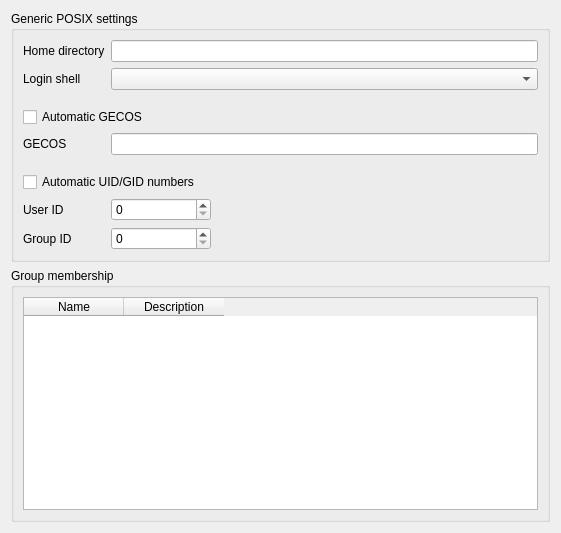
<?xml version="1.0" encoding="UTF-8"?>
<ui version="4.0">
 <class>posixAccount</class>
 <widget class="QWidget" name="posixAccount">
  <property name="geometry">
   <rect>
    <x>0</x>
    <y>0</y>
    <width>561</width>
    <height>533</height>
   </rect>
  </property>
  <property name="sizePolicy">
   <sizepolicy hsizetype="Preferred" vsizetype="Preferred">
    <horstretch>0</horstretch>
    <verstretch>0</verstretch>
   </sizepolicy>
  </property>
  <property name="windowTitle">
   <string>POSIX</string>
  </property>
  <property name="windowIcon">
   <iconset>
    <normaloff>:/images/user-posix.png</normaloff>:/images/user-posix.png</iconset>
  </property>
  <layout class="QVBoxLayout" name="verticalLayout_2">
   <item>
    <widget class="QGroupBox" name="posixBox">
     <property name="sizePolicy">
      <sizepolicy hsizetype="Preferred" vsizetype="Minimum">
       <horstretch>0</horstretch>
       <verstretch>0</verstretch>
      </sizepolicy>
     </property>
     <property name="title">
      <string>Generic POSIX settings</string>
     </property>
     <layout class="QGridLayout" name="gridLayout_2">
      <item row="0" column="0">
       <layout class="QFormLayout" name="formLayout_3">
        <property name="labelAlignment">
         <set>Qt::AlignLeading|Qt::AlignLeft|Qt::AlignTop</set>
        </property>
        <item row="0" column="0">
         <widget class="QLabel" name="homeDirectoryLabel">
          <property name="text">
           <string>Home directory</string>
          </property>
          <property name="buddy">
           <cstring>homeDirectoryEdit</cstring>
          </property>
         </widget>
        </item>
        <item row="0" column="1">
         <widget class="QLineEdit" name="homeDirectoryEdit"/>
        </item>
        <item row="1" column="0">
         <widget class="QLabel" name="loginShellLabel">
          <property name="text">
           <string>Login shell</string>
          </property>
          <property name="buddy">
           <cstring>loginShellEdit</cstring>
          </property>
         </widget>
        </item>
        <item row="1" column="1">
         <widget class="QComboBox" name="loginShellEdit"/>
        </item>
        <item row="4" column="0">
         <widget class="QLabel" name="gecosLabel">
          <property name="text">
           <string>GECOS</string>
          </property>
          <property name="buddy">
           <cstring>gecosEdit</cstring>
          </property>
         </widget>
        </item>
        <item row="4" column="1">
         <widget class="QLineEdit" name="gecosEdit"/>
        </item>
        <item row="5" column="0">
         <spacer name="verticalSpacer_2">
          <property name="orientation">
           <enum>Qt::Vertical</enum>
          </property>
          <property name="sizeType">
           <enum>QSizePolicy::Fixed</enum>
          </property>
          <property name="sizeHint" stdset="0">
           <size>
            <width>20</width>
            <height>5</height>
           </size>
          </property>
         </spacer>
        </item>
        <item row="6" column="0" colspan="2">
         <widget class="QCheckBox" name="autoIDs">
          <property name="text">
           <string>Automatic UID/GID numbers</string>
          </property>
         </widget>
        </item>
        <item row="7" column="0">
         <widget class="QLabel" name="uidNumberLabel">
          <property name="text">
           <string>User ID</string>
          </property>
          <property name="buddy">
           <cstring>uidNumberEdit</cstring>
          </property>
         </widget>
        </item>
        <item row="7" column="1">
         <widget class="QSpinBox" name="uidNumberEdit">
          <property name="maximumSize">
           <size>
            <width>100</width>
            <height>16777215</height>
           </size>
          </property>
         </widget>
        </item>
        <item row="8" column="0">
         <widget class="QLabel" name="gidNumberLabel">
          <property name="text">
           <string>Group ID</string>
          </property>
          <property name="buddy">
           <cstring>gidNumberEdit</cstring>
          </property>
         </widget>
        </item>
        <item row="8" column="1">
         <widget class="QSpinBox" name="gidNumberEdit">
          <property name="maximumSize">
           <size>
            <width>100</width>
            <height>16777215</height>
           </size>
          </property>
         </widget>
        </item>
        <item row="3" column="0" colspan="2">
         <widget class="QCheckBox" name="autoGECOS">
          <property name="text">
           <string>Automatic GECOS</string>
          </property>
         </widget>
        </item>
        <item row="2" column="0">
         <spacer name="verticalSpacer">
          <property name="orientation">
           <enum>Qt::Vertical</enum>
          </property>
          <property name="sizeType">
           <enum>QSizePolicy::Fixed</enum>
          </property>
          <property name="sizeHint" stdset="0">
           <size>
            <width>20</width>
            <height>5</height>
           </size>
          </property>
         </spacer>
        </item>
       </layout>
      </item>
     </layout>
    </widget>
   </item>
   <item>
    <widget class="QGroupBox" name="shadowBox">
     <property name="sizePolicy">
      <sizepolicy hsizetype="Preferred" vsizetype="Preferred">
       <horstretch>0</horstretch>
       <verstretch>1</verstretch>
      </sizepolicy>
     </property>
     <property name="title">
      <string>Group membership</string>
     </property>
     <layout class="QGridLayout" name="gridLayout">
      <item row="0" column="0">
       <widget class="QTableWidget" name="memberUidList">
        <property name="maximumSize">
         <size>
          <width>16777215</width>
          <height>16777215</height>
         </size>
        </property>
        <property name="rowCount">
         <number>0</number>
        </property>
        <property name="columnCount">
         <number>2</number>
        </property>
        <property name="editTitle" stdset="0">
         <string>Edit group membership</string>
        </property>
        <column>
         <property name="text">
          <string comment="cn">Name</string>
         </property>
        </column>
        <column>
         <property name="text">
          <string comment="description">Description</string>
         </property>
        </column>
       </widget>
      </item>
     </layout>
    </widget>
   </item>
  </layout>
 </widget>
 <tabstops>
  <tabstop>homeDirectoryEdit</tabstop>
  <tabstop>loginShellEdit</tabstop>
  <tabstop>autoGECOS</tabstop>
  <tabstop>gecosEdit</tabstop>
  <tabstop>autoIDs</tabstop>
  <tabstop>uidNumberEdit</tabstop>
  <tabstop>gidNumberEdit</tabstop>
  <tabstop>memberUidList</tabstop>
 </tabstops>
 <resources>
  <include location="resources/user-posix.qrc"/>
 </resources>
 <connections>
  <connection>
   <sender>uidNumberEdit</sender>
   <signal>textChanged(QString)</signal>
   <receiver>posixAccount</receiver>
   <slot>property_uidNumber()</slot>
   <hints>
    <hint type="sourcelabel">
     <x>20</x>
     <y>20</y>
    </hint>
    <hint type="destinationlabel">
     <x>20</x>
     <y>20</y>
    </hint>
   </hints>
  </connection>
  <connection>
   <sender>gidNumberEdit</sender>
   <signal>textChanged(QString)</signal>
   <receiver>posixAccount</receiver>
   <slot>property_gidNumber()</slot>
   <hints>
    <hint type="sourcelabel">
     <x>20</x>
     <y>20</y>
    </hint>
    <hint type="destinationlabel">
     <x>20</x>
     <y>20</y>
    </hint>
   </hints>
  </connection>
  <connection>
   <sender>loginShellEdit</sender>
   <signal>textChanged(QString)</signal>
   <receiver>posixAccount</receiver>
   <slot>property_loginShell()</slot>
   <hints>
    <hint type="sourcelabel">
     <x>20</x>
     <y>20</y>
    </hint>
    <hint type="destinationlabel">
     <x>20</x>
     <y>20</y>
    </hint>
   </hints>
  </connection>
  <connection>
   <sender>gecosEdit</sender>
   <signal>textChanged(QString)</signal>
   <receiver>posixAccount</receiver>
   <slot>property_gecos()</slot>
   <hints>
    <hint type="sourcelabel">
     <x>20</x>
     <y>20</y>
    </hint>
    <hint type="destinationlabel">
     <x>20</x>
     <y>20</y>
    </hint>
   </hints>
  </connection>
  <connection>
   <sender>homeDirectoryEdit</sender>
   <signal>textChanged(QString)</signal>
   <receiver>posixAccount</receiver>
   <slot>property_homeDirectory()</slot>
   <hints>
    <hint type="sourcelabel">
     <x>20</x>
     <y>20</y>
    </hint>
    <hint type="destinationlabel">
     <x>20</x>
     <y>20</y>
    </hint>
   </hints>
  </connection>
  <connection>
   <sender>memberUidList</sender>
   <signal>textChanged(QString)</signal>
   <receiver>posixAccount</receiver>
   <slot>property_groupMembership()</slot>
   <hints>
    <hint type="sourcelabel">
     <x>20</x>
     <y>20</y>
    </hint>
    <hint type="destinationlabel">
     <x>20</x>
     <y>20</y>
    </hint>
   </hints>
  </connection>
  <connection>
   <sender>autoGECOS</sender>
   <signal>stateChanged(int)</signal>
   <receiver>posixAccount</receiver>
   <slot>property_autoGECOS()</slot>
   <hints>
    <hint type="sourcelabel">
     <x>178</x>
     <y>118</y>
    </hint>
    <hint type="destinationlabel">
     <x>337</x>
     <y>224</y>
    </hint>
   </hints>
  </connection>
  <connection>
   <sender>autoIDs</sender>
   <signal>stateChanged(int)</signal>
   <receiver>posixAccount</receiver>
   <slot>property_autoIDs()</slot>
   <hints>
    <hint type="sourcelabel">
     <x>178</x>
     <y>118</y>
    </hint>
    <hint type="destinationlabel">
     <x>337</x>
     <y>224</y>
    </hint>
   </hints>
  </connection>
 </connections>
</ui>
